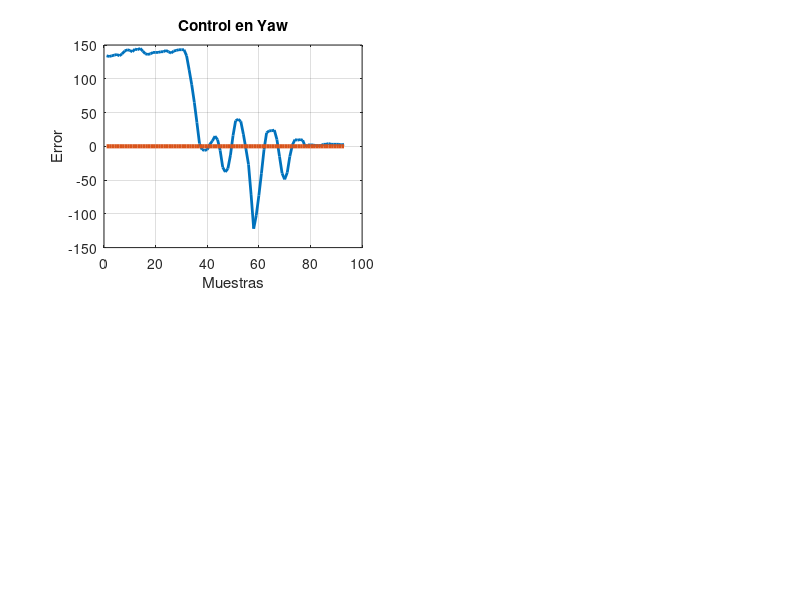

Here is the MATLAB script that generated this plot: (Note: this script raises an error after producing the figure.)
clc;
clear all;
clf;
data = load('dataX_PD2.txt');
xx = zeros(size(data));
R = zeros(size(data));
for i = [1 : length(data)]
  xx(i) = i;
endfor

%----------------------------------------------------------------
ax(1) = subplot (221);
set (ax(1), "tag", "1");
plot(xx,data,"linewidth", 2);
hold on;
plot(xx,R,"linewidth", 3);
grid on;
xlabel ("Muestras");
ylabel ("Error");
title ("Control en Yaw");
h = legend ({"P=1.3"}, "D=10");
legend (h, "location", "northeastoutside");
set (h, "fontsize", 10);
%----------------------------------------------------------------
data = load('dataX_PD3.txt');
xx = zeros(size(data));
R = zeros(size(data));
for i = [1 : length(data)]
  xx(i) = i;
endfor 
ax(2) = subplot (222);
set (ax(2), "tag", "1");
plot(xx,data,"linewidth", 2);
hold on;
plot(xx,R,"linewidth", 3);
grid on;
xlabel ("Muestras");
ylabel ("Error");
title ("Control en Yaw");
h = legend ({"P=1.3"}, "D=25");
legend (h, "location", "northeastoutside");
set (h, "fontsize", 10);
%----------------------------------------------------------------
data = load('dataX_PD4.txt');
xx = zeros(size(data));
R = zeros(size(data));
for i = [1 : length(data)]
  xx(i) = i;
endfor
ax(3) = subplot (223);
set (ax(3), "tag", "1");
plot(xx,data,"linewidth", 2);
hold on;
plot(xx,R,"linewidth", 3);
grid on;
xlabel ("Muestras");
ylabel ("Error");
title ("Control en Yaw");
h = legend ({"P=1.3"}, "D=35");
legend (h, "location", "northeastoutside");
set (h, "fontsize", 10);
%----------------------------------------------------------------
data = load('dataX_PD5.txt');
xx = zeros(size(data));
R = zeros(size(data));
for i = [1 : length(data)]
  xx(i) = i;
endfor
ax(4) = subplot (224);
set (ax(4), "tag", "1");
plot(xx,data,"linewidth", 2);
hold on;
plot(xx,R,"linewidth", 3);
grid on;
xlabel ("Muestras");
ylabel ("Error");
title ("Control en Yaw");
h = legend ({"P=1.3"}, "D=50.3");
legend (h, "location", "northeastoutside");
set (h, "fontsize", 10);